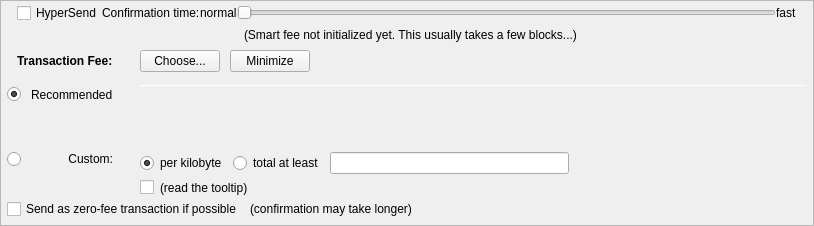
         <widget class="QFrame" name="frameFee">
          <property name="sizePolicy">
           <sizepolicy hsizetype="Expanding" vsizetype="Expanding">
            <horstretch>0</horstretch>
            <verstretch>0</verstretch>
           </sizepolicy>
          </property>
          <property name="maximumSize">
           <size>
            <width>16777215</width>
            <height>16777215</height>
           </size>
          </property>
          <property name="frameShape">
           <enum>QFrame::StyledPanel</enum>
          </property>
          <property name="frameShadow">
           <enum>QFrame::Sunken</enum>
          </property>
          <layout class="QVBoxLayout" name="verticalLayoutFee1">
           <property name="spacing">
            <number>0</number>
           </property>
           <property name="leftMargin">
            <number>0</number>
           </property>
           <property name="topMargin">
            <number>0</number>
           </property>
           <property name="rightMargin">
            <number>0</number>
           </property>
           <property name="bottomMargin">
            <number>0</number>
           </property>
           <item>
            <layout class="QVBoxLayout" name="verticalLayoutFee2" stretch="0,0,0,0">
             <property name="spacing">
              <number>0</number>
             </property>
             <property name="leftMargin">
              <number>6</number>
             </property>
             <property name="topMargin">
              <number>0</number>
             </property>
             <property name="rightMargin">
              <number>6</number>
             </property>
             <item>
              <layout class="QVBoxLayout" name="verticalLayout_feeConf">
               <property name="spacing">
                <number>0</number>
               </property>
               <property name="leftMargin">
                <number>10</number>
               </property>
               <property name="rightMargin">
                <number>10</number>
               </property>
               <property name="bottomMargin">
                <number>5</number>
               </property>
               <item>
                <layout class="QHBoxLayout" name="horizontalLayoutFee9">
                 <item>
                  <widget class="QCheckBox" name="checkHyperSend">
                   <property name="enabled">
                    <bool>true</bool>
                   </property>
                   <property name="minimumSize">
                    <size>
                     <width>85</width>
                     <height>0</height>
                    </size>
                   </property>
                   <property name="toolTip">
                    <string>HyperSend technology allows for near instant transactions - A flat fee of 0.01 XLQ applies</string>
                   </property>
                   <property name="text">
                    <string>HyperSend</string>
                   </property>
                  </widget>
                 </item>
                 <item>
                  <widget class="QLabel" name="labelSmartFee3">
                   <property name="text">
                    <string>Confirmation time:</string>
                   </property>
                   <property name="margin">
                    <number>2</number>
                   </property>
                  </widget>
                 </item>
                 <item>
                  <widget class="QLabel" name="labelSmartFeeNormal">
                   <property name="text">
                    <string>normal</string>
                   </property>
                   <property name="margin">
                    <number>8</number>
                   </property>
                  </widget>
                 </item>
                 <item>
                  <widget class="QSlider" name="sliderSmartFee">
                   <property name="minimumSize">
                    <size>
                     <width>0</width>
                     <height>24</height>
                    </size>
                   </property>
                   <property name="minimum">
                    <number>0</number>
                   </property>
                   <property name="maximum">
                    <number>24</number>
                   </property>
                   <property name="pageStep">
                    <number>1</number>
                   </property>
                   <property name="value">
                    <number>0</number>
                   </property>
                   <property name="orientation">
                    <enum>Qt::Horizontal</enum>
                   </property>
                   <property name="invertedAppearance">
                    <bool>false</bool>
                   </property>
                   <property name="invertedControls">
                    <bool>false</bool>
                   </property>
                   <property name="tickPosition">
                    <enum>QSlider::NoTicks</enum>
                   </property>
                  </widget>
                 </item>
                 <item>
                  <widget class="QLabel" name="labelSmartFeeFast">
                   <property name="text">
                    <string>fast</string>
                   </property>
                   <property name="margin">
                    <number>8</number>
                   </property>
                  </widget>
                 </item>
                </layout>
               </item>
               <item>
                <layout class="QHBoxLayout" name="horizontalLayout_recommended_texts">
                 <property name="spacing">
                  <number>0</number>
                 </property>
                 <item>
                  <spacer name="horizontalSpacer_8">
                   <property name="orientation">
                    <enum>Qt::Horizontal</enum>
                   </property>
                   <property name="sizeHint" stdset="0">
                    <size>
                     <width>40</width>
                     <height>20</height>
                    </size>
                   </property>
                  </spacer>
                 </item>
                 <item>
                  <widget class="QLabel" name="labelFeeEstimation">
                   <property name="text">
                    <string/>
                   </property>
                   <property name="margin">
                    <number>2</number>
                   </property>
                  </widget>
                 </item>
                 <item>
                  <widget class="QLabel" name="labelSmartFee2">
                   <property name="text">
                    <string>(Smart fee not initialized yet. This usually takes a few blocks...)</string>
                   </property>
                   <property name="alignment">
                    <set>Qt::AlignLeading|Qt::AlignLeft|Qt::AlignVCenter</set>
                   </property>
                   <property name="wordWrap">
                    <bool>false</bool>
                   </property>
                   <property name="margin">
                    <number>2</number>
                   </property>
                   <property name="indent">
                    <number>-1</number>
                   </property>
                  </widget>
                 </item>
                 <item>
                  <spacer name="horizontalSpacer_3">
                   <property name="orientation">
                    <enum>Qt::Horizontal</enum>
                   </property>
                   <property name="sizeHint" stdset="0">
                    <size>
                     <width>40</width>
                     <height>20</height>
                    </size>
                   </property>
                  </spacer>
                 </item>
                </layout>
               </item>
              </layout>
             </item>
             <item>
              <layout class="QHBoxLayout" name="horizontalLayoutFee1">
               <property name="leftMargin">
                <number>10</number>
               </property>
               <property name="rightMargin">
                <number>10</number>
               </property>
               <property name="bottomMargin">
                <number>0</number>
               </property>
               <item>
                <layout class="QVBoxLayout" name="verticalLayoutFee7">
                 <property name="spacing">
                  <number>0</number>
                 </property>
                 <item>
                  <layout class="QHBoxLayout" name="horizontalLayoutSmartFee">
                   <property name="spacing">
                    <number>10</number>
                   </property>
                   <item>
                    <widget class="QLabel" name="labelFeeHeadline">
                     <property name="sizePolicy">
                      <sizepolicy hsizetype="Preferred" vsizetype="Maximum">
                       <horstretch>0</horstretch>
                       <verstretch>0</verstretch>
                      </sizepolicy>
                     </property>
                     <property name="font">
                      <font>
                       <weight>75</weight>
                       <bold>true</bold>
                      </font>
                     </property>
                     <property name="styleSheet">
                      <string notr="true">font-weight:bold;</string>
                     </property>
                     <property name="text">
                      <string>Transaction Fee:</string>
                     </property>
                    </widget>
                   </item>
                   <item>
                    <widget class="QLabel" name="labelFeeMinimized">
                     <property name="text">
                      <string/>
                     </property>
                    </widget>
                   </item>
                   <item>
                    <widget class="QPushButton" name="buttonChooseFee">
                     <property name="text">
                      <string>Choose...</string>
                     </property>
                    </widget>
                   </item>
                   <item>
                    <widget class="QPushButton" name="buttonMinimizeFee">
                     <property name="toolTip">
                      <string>collapse fee-settings</string>
                     </property>
                     <property name="text">
                      <string>Minimize</string>
                     </property>
                    </widget>
                   </item>
                  </layout>
                 </item>
                 <item>
                  <spacer name="verticalSpacer_5">
                   <property name="orientation">
                    <enum>Qt::Vertical</enum>
                   </property>
                   <property name="sizeHint" stdset="0">
                    <size>
                     <width>1</width>
                     <height>1</height>
                    </size>
                   </property>
                  </spacer>
                 </item>
                </layout>
               </item>
               <item>
                <spacer name="horizontalSpacer_4">
                 <property name="orientation">
                  <enum>Qt::Horizontal</enum>
                 </property>
                 <property name="sizeHint" stdset="0">
                  <size>
                   <width>40</width>
                   <height>20</height>
                  </size>
                 </property>
                </spacer>
               </item>
              </layout>
             </item>
             <item>
              <widget class="QFrame" name="frameFeeSelection">
               <layout class="QVBoxLayout" name="verticalLayoutFee12">
                <property name="spacing">
                 <number>0</number>
                </property>
                <property name="leftMargin">
                 <number>0</number>
                </property>
                <property name="topMargin">
                 <number>0</number>
                </property>
                <property name="rightMargin">
                 <number>0</number>
                </property>
                <property name="bottomMargin">
                 <number>0</number>
                </property>
                <item>
                 <layout class="QGridLayout" name="gridLayoutFee">
                  <property name="topMargin">
                   <number>10</number>
                  </property>
                  <property name="bottomMargin">
                   <number>4</number>
                  </property>
                  <property name="horizontalSpacing">
                   <number>10</number>
                  </property>
                  <property name="verticalSpacing">
                   <number>4</number>
                  </property>
                  <item row="2" column="0">
                   <layout class="QVBoxLayout" name="verticalLayoutFee4" stretch="0">
                    <item>
                     <spacer name="verticalSpacer_2">
                      <property name="orientation">
                       <enum>Qt::Vertical</enum>
                      </property>
                      <property name="sizeHint" stdset="0">
                       <size>
                        <width>1</width>
                        <height>1</height>
                       </size>
                      </property>
                     </spacer>
                    </item>
                   </layout>
                  </item>
                  <item row="3" column="0">
                   <layout class="QVBoxLayout" name="verticalLayoutFee9" stretch="0,1">
                    <item>
                     <widget class="QRadioButton" name="radioCustomFee">
                      <property name="text">
                       <string/>
                      </property>
                      <attribute name="buttonGroup">
                       <string notr="true">groupFee</string>
                      </attribute>
                     </widget>
                    </item>
                    <item>
                     <spacer name="verticalSpacer_6">
                      <property name="orientation">
                       <enum>Qt::Vertical</enum>
                      </property>
                      <property name="sizeHint" stdset="0">
                       <size>
                        <width>1</width>
                        <height>1</height>
                       </size>
                      </property>
                     </spacer>
                    </item>
                   </layout>
                  </item>
                  <item row="3" column="1">
                   <widget class="QLabel" name="labelCustomFee">
                    <property name="text">
                     <string>Custom:</string>
                    </property>
                    <property name="alignment">
                     <set>Qt::AlignRight|Qt::AlignTop|Qt::AlignTrailing</set>
                    </property>
                   </widget>
                  </item>
                  <item row="3" column="4">
                   <layout class="QVBoxLayout" name="verticalLayoutFee8">
                    <property name="spacing">
                     <number>6</number>
                    </property>
                    <item>
                     <layout class="QHBoxLayout" name="horizontalLayoutFee13">
                      <item>
                       <widget class="QRadioButton" name="radioCustomPerKilobyte">
                        <property name="toolTip">
                         <string>If the custom fee is set to 1000 uXLQs and the transaction is only 250 bytes, then &quot;per kilobyte&quot; only pays 250 uXLQs in fee,&lt;br /&gt;while &quot;at least&quot; pays 1000 uXLQs. For transactions bigger than a kilobyte both pay by kilobyte.</string>
                        </property>
                        <property name="text">
                         <string>per kilobyte</string>
                        </property>
                        <property name="checked">
                         <bool>true</bool>
                        </property>
                        <attribute name="buttonGroup">
                         <string notr="true">groupCustomFee</string>
                        </attribute>
                       </widget>
                      </item>
                      <item>
                       <widget class="QRadioButton" name="radioCustomAtLeast">
                        <property name="toolTip">
                         <string>If the custom fee is set to 1000 uXLQs and the transaction is only 250 bytes, then &quot;per kilobyte&quot; only pays 250 uXLQs in fee,&lt;br /&gt;while &quot;total at least&quot; pays 1000 uXLQs. For transactions bigger than a kilobyte both pay by kilobyte.</string>
                        </property>
                        <property name="text">
                         <string>total at least</string>
                        </property>
                        <attribute name="buttonGroup">
                         <string notr="true">groupCustomFee</string>
                        </attribute>
                       </widget>
                      </item>
                      <item>
                       <widget class="BitcoinAmountField" name="customFee"/>
                      </item>
                      <item>
                       <spacer name="horizontalSpacer_6">
                        <property name="orientation">
                         <enum>Qt::Horizontal</enum>
                        </property>
                        <property name="sizeHint" stdset="0">
                         <size>
                          <width>1</width>
                          <height>1</height>
                         </size>
                        </property>
                       </spacer>
                      </item>
                     </layout>
                    </item>
                    <item>
                     <layout class="QHBoxLayout" name="horizontalLayoutFee8">
                      <item>
                       <widget class="QCheckBox" name="checkBoxMinimumFee">
                        <property name="toolTip">
                         <string>Paying only the minimum fee is just fine as long as there is less transaction volume than space in the blocks.&lt;br /&gt;But be aware that this can end up in a never confirming transaction once there is more demand for FAQO transactions than the network can process.</string>
                        </property>
                        <property name="text">
                         <string/>
                        </property>
                       </widget>
                      </item>
                      <item>
                       <widget class="QLabel" name="labelMinFeeWarning">
                        <property name="enabled">
                         <bool>true</bool>
                        </property>
                        <property name="toolTip">
                         <string>Paying only the minimum fee is just fine as long as there is less transaction volume than space in the blocks.&lt;br /&gt;But be aware that this can end up in a never confirming transaction once there is more demand for FAQO transactions than the network can process.</string>
                        </property>
                        <property name="text">
                         <string>(read the tooltip)</string>
                        </property>
                        <property name="margin">
                         <number>5</number>
                        </property>
                       </widget>
                      </item>
                      <item>
                       <spacer name="horizontalSpacer_2">
                        <property name="orientation">
                         <enum>Qt::Horizontal</enum>
                        </property>
                        <property name="sizeHint" stdset="0">
                         <size>
                          <width>1</width>
                          <height>1</height>
                         </size>
                        </property>
                       </spacer>
                      </item>
                     </layout>
                    </item>
                   </layout>
                  </item>
                  <item row="1" column="1">
                   <widget class="QLabel" name="labelSmartFee_2">
                    <property name="text">
                     <string>Recommended</string>
                    </property>
                   </widget>
                  </item>
                  <item row="1" column="2">
                   <widget class="QLabel" name="labelSmartFee">
                    <property name="text">
                     <string/>
                    </property>
                    <property name="margin">
                     <number>2</number>
                    </property>
                   </widget>
                  </item>
                  <item row="1" column="0">
                   <widget class="QRadioButton" name="radioSmartFee">
                    <property name="text">
                     <string/>
                    </property>
                    <property name="checked">
                     <bool>true</bool>
                    </property>
                    <attribute name="buttonGroup">
                     <string notr="true">groupFee</string>
                    </attribute>
                   </widget>
                  </item>
                  <item row="0" column="4" rowspan="3">
                   <layout class="QVBoxLayout" name="verticalLayoutFee3" stretch="0,0,0,0">
                    <property name="spacing">
                     <number>6</number>
                    </property>
                    <property name="topMargin">
                     <number>2</number>
                    </property>
                    <property name="bottomMargin">
                     <number>20</number>
                    </property>
                    <item>
                     <widget class="Line" name="line_2">
                      <property name="minimumSize">
                       <size>
                        <width>0</width>
                        <height>1</height>
                       </size>
                      </property>
                      <property name="maximumSize">
                       <size>
                        <width>16777215</width>
                        <height>1</height>
                       </size>
                      </property>
                      <property name="orientation">
                       <enum>Qt::Horizontal</enum>
                      </property>
                     </widget>
                    </item>
                    <item>
                     <layout class="QHBoxLayout" name="horizontalLayoutFee12">
                      <item>
                       <spacer name="horizontalSpacer_5">
                        <property name="orientation">
                         <enum>Qt::Horizontal</enum>
                        </property>
                        <property name="sizeHint" stdset="0">
                         <size>
                          <width>1</width>
                          <height>1</height>
                         </size>
                        </property>
                       </spacer>
                      </item>
                     </layout>
                    </item>
                    <item>
                     <spacer name="verticalSpacer_4">
                      <property name="orientation">
                       <enum>Qt::Vertical</enum>
                      </property>
                      <property name="sizeHint" stdset="0">
                       <size>
                        <width>1</width>
                        <height>1</height>
                       </size>
                      </property>
                     </spacer>
                    </item>
                    <item>
                     <spacer name="verticalSpacer_3">
                      <property name="orientation">
                       <enum>Qt::Vertical</enum>
                      </property>
                      <property name="sizeHint" stdset="0">
                       <size>
                        <width>20</width>
                        <height>40</height>
                       </size>
                      </property>
                     </spacer>
                    </item>
                   </layout>
                  </item>
                 </layout>
                </item>
                <item>
                 <layout class="QHBoxLayout" name="horizontalLayoutFee5" stretch="0,0,0">
                  <property name="spacing">
                   <number>8</number>
                  </property>
                  <property name="bottomMargin">
                   <number>4</number>
                  </property>
                  <item>
                   <widget class="QCheckBox" name="checkBoxFreeTx">
                    <property name="text">
                     <string>Send as zero-fee transaction if possible</string>
                    </property>
                   </widget>
                  </item>
                  <item>
                   <widget class="QLabel" name="labelFreeTx">
                    <property name="text">
                     <string>(confirmation may take longer)</string>
                    </property>
                    <property name="margin">
                     <number>5</number>
                    </property>
                   </widget>
                  </item>
                  <item>
                   <spacer name="horizontalSpacerFee5">
                    <property name="orientation">
                     <enum>Qt::Horizontal</enum>
                    </property>
                    <property name="sizeHint" stdset="0">
                     <size>
                      <width>1</width>
                      <height>1</height>
                     </size>
                    </property>
                   </spacer>
                  </item>
                 </layout>
                </item>
                <item>
                 <spacer name="verticalSpacerFee2">
                  <property name="orientation">
                   <enum>Qt::Vertical</enum>
                  </property>
                  <property name="sizeHint" stdset="0">
                   <size>
                    <width>1</width>
                    <height>1</height>
                   </size>
                  </property>
                 </spacer>
                </item>
               </layout>
              </widget>
             </item>
             <item>
              <spacer name="verticalSpacerFee">
               <property name="orientation">
                <enum>Qt::Vertical</enum>
               </property>
               <property name="sizeHint" stdset="0">
                <size>
                 <width>800</width>
                 <height>1</height>
                </size>
               </property>
              </spacer>
             </item>
            </layout>
           </item>
          </layout>
         </widget>
